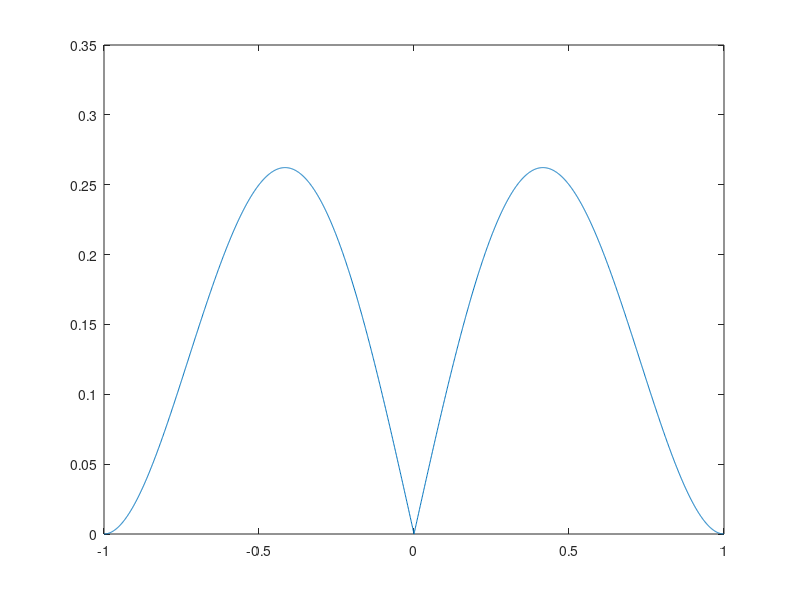

MATLAB code for this plot:
function FilterAnalyse

filter = 'hann';
len = 1024;
d = 1.0;
filt = designFilter(filter, len, d);
N = numel(filt);
f = -N/2:1:N/2-1;
f = f / (N/2);
filt = fftshift(filt);
plot(f, filt);

fid = fopen('E:\Documents and Settings\Manu\My Documents\Dropbox\Studium\Med Bildverarbeitung\Dokumentation\datapoints\hann.dat', 'w+');
fprintf(fid, 'f A\n');
fprintf(fid, '%d %d\n', [f' filt]');
fclose(fid);




function filt = designFilter(filter, len, d)
% Returns the Fourier Transform of the filter which will be
% used to filter the projections
%
% INPUT ARGS:   filter - either the string specifying the filter
%               len    - the length of the projections
%               d      - the fraction of frequencies below the nyquist
%                        which we want to pass
%
% OUTPUT ARGS:  filt   - the filter to use on the projections


order = max(64,2^nextpow2(2*len));

if strcmpi(filter, 'none')
    filt = ones(1, order);
    return;
end

% First create a ramp filter - go up to the next highest
% power of 2.

filt = 2*( 0:(order/2) )./order;
w = 2*pi*(0:size(filt,2)-1)/order;   % frequency axis up to Nyquist

switch filter
    case 'ram-lak'
        % Do nothing
    case 'shepp-logan'
        % be careful not to divide by 0:
        filt(2:end) = filt(2:end) .* (sin(w(2:end)/(2*d))./(w(2:end)/(2*d)));
    case 'cosine'
        filt(2:end) = filt(2:end) .* cos(w(2:end)/(2*d));
    case 'hamming'
        filt(2:end) = filt(2:end) .* (.54 + .46 * cos(w(2:end)/d));
    case 'hann'
        filt(2:end) = filt(2:end) .*(1+cos(w(2:end)./d)) / 2;
    otherwise
        eid = sprintf('Images:%s:invalidFilter',mfilename);
        msg = 'Invalid filter selected.';
        error(eid,'%s',msg);
end

filt(w>pi*d) = 0;                      % Crop the frequency response
filt = [filt' ; filt(end-1:-1:2)'];    % Symmetry of the filter
%----------------------------------------------------------------------